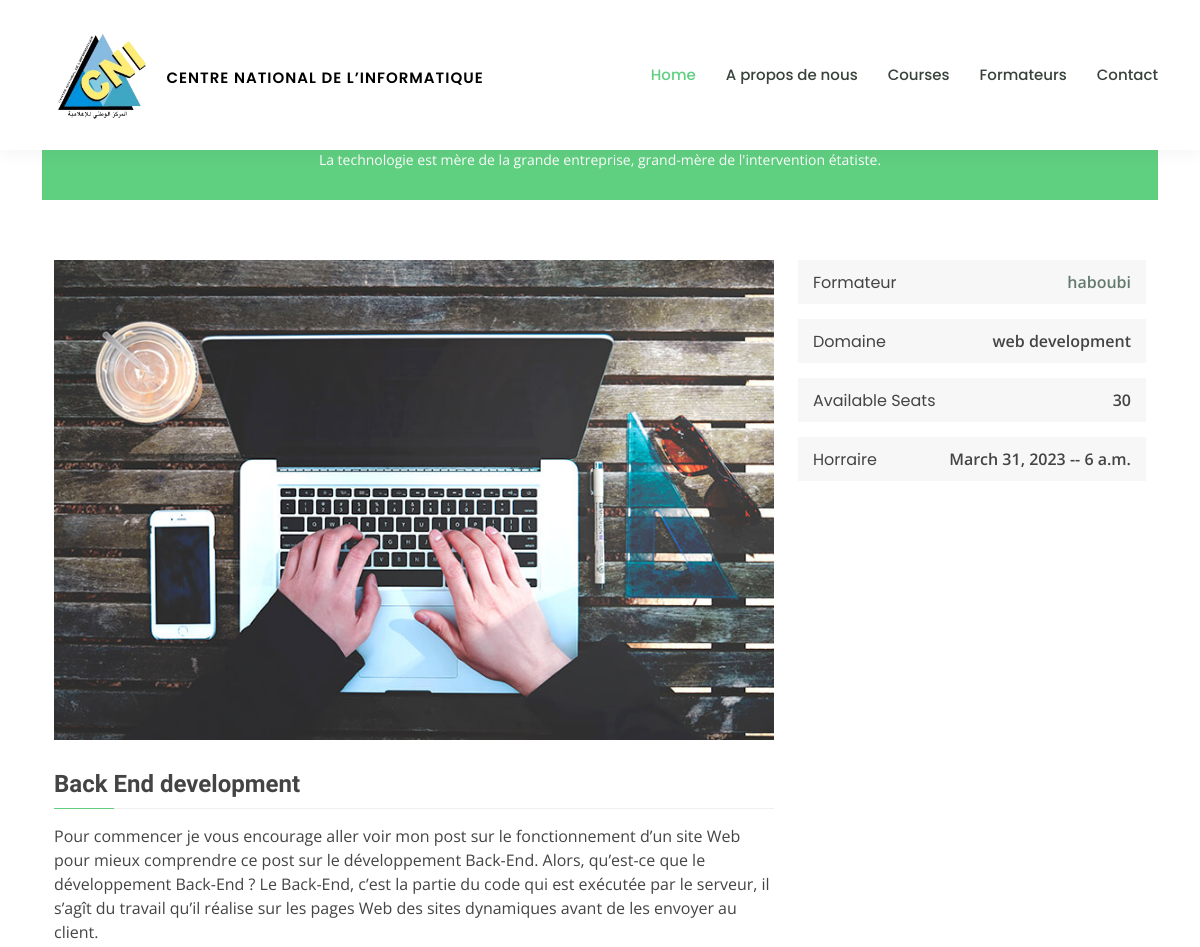
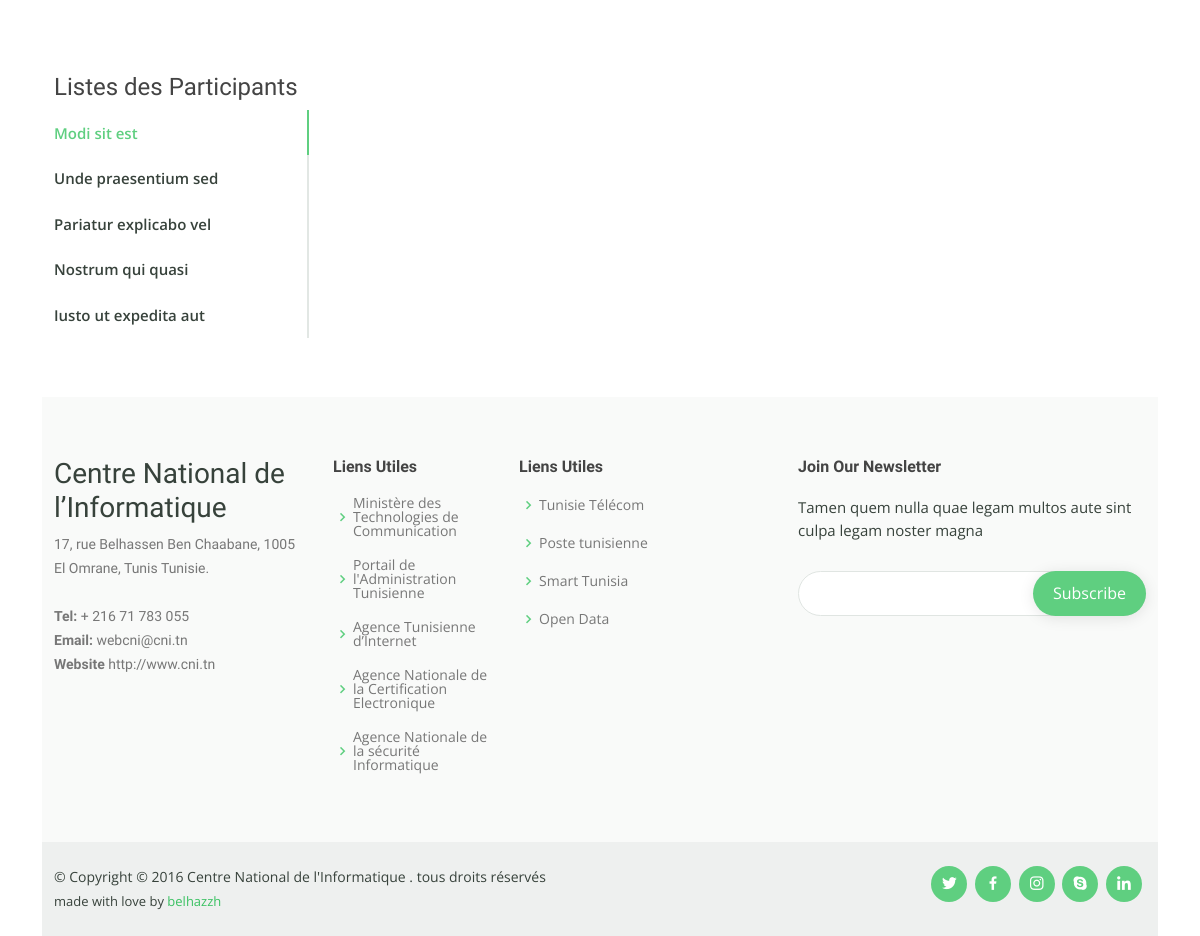
The page /web-design/ on the database its author committed (2 pictures, top to bottom).
### base/models.py (models this page shows, shortened)
class Formation(models.Model):
    name = models.CharField(max_length=50)
    num_salle = models.CharField(max_length=50)
    domaine = models.CharField(max_length=50,blank=True,null=True)
    description = models.TextField(blank=True, null=True)
    date_debut = models.DateField(blank=True, null=True)
    horraire_debut = models.TimeField(blank=True, null=True)
    date_fin = models.DateField(blank=True, null=True)
    formateur = models.ForeignKey(Formateur, on_delete=models.CASCADE)
    max_places = models.IntegerField(blank=True, null=True,default=20)
    image = models.ImageField(upload_to="images-formation",blank=True, null=True)
    participant = models.ManyToManyField(Participant,blank=True)
    slug = models.SlugField(null=True,blank=True)

class Formateur (models.Model):
    name = models.CharField(max_length=50)
    prenom = models.CharField(max_length=50)
    image = models.ImageField(upload_to="images-formation",blank=True, null=True)
    def __str__(self):
        return self.name

### base/views.py (the view)
# urls.py: path("<slug:slug>/",FormationDetailView.as_view(),name="formation"),
class FormationDetailView(DetailView):
    model = Formation
    template_name = "base/course-details.html"
    context_object_name = "formation"

### templates/base/course-details.html (shortened to what this page needs)
{% extends "base.html" %}
{% load static %}
{% block content %}
  <header id="header" class="fixed-top">
    <div class="container d-flex align-items-center">
      <a href="{% url 'home' %}" class="logo me-auto"><img src="{% static 'img/favicon.png' %}" alt="logo"  class="img-fluid"><span class="logotxt"> Centre National de l’Informatique </span></a>
      <nav id="navbar" class="navbar order-last order-lg-0">
        <ul>
          <li><a class="active" href="index.html">Home</a></li>
          <li><a href="#">A propos de nous</a></li>
          <li><a href="#">Courses</a></li>
          <li><a href="#">Formateurs</a></li>
          <li><a href="#">Contact</a></li>
        </ul>
      </nav>
    </div>
  </header>
  <main id="main">
    <div class="breadcrumbs" data-aos="fade-in">
      <div class="container">
        <h2>Course Details</h2>
        <p>La technologie est mère de la grande entreprise, grand-mère de l'intervention étatiste. </p>
      </div>
    </div>
    <section id="course-details" class="course-details">
      <div class="container" data-aos="fade-up">
        <div class="row">
          <div class="col-lg-8">
            <img src="{{formation.image.url}}" class="img-fluid" alt="">
            <h3>{{formation.name}}</h3>
            <p>
              {{formation.description}}
            </p>
          </div>
          <div class="col-lg-4">
            <div class="course-info d-flex justify-content-between align-items-center">
              <h5>Formateur</h5>
              <p><a href="#">{{formation.formateur}}</a></p>
            </div>
            <div class="course-info d-flex justify-content-between align-items-center">
              <h5>Domaine</h5>
              <p>{{formation.domaine}}</p>
            </div>
            <div class="course-info d-flex justify-content-between align-items-center">
              <h5>Available Seats</h5>
              <p>{{formation.max_places}}</p>
            </div>
            <div class="course-info d-flex justify-content-between align-items-center">
              <h5>Horraire</h5>
              <p>{{formation.date_debut}} -- {{formation.horraire_debut}}</p>
            </div>
          </div>
        </div>
      </div>
    </section>
    <section id="cource-details-tabs" class="cource-details-tabs">
      <div class="container" data-aos="fade-up">
        <div class="row">
          <div class="col-lg-3">
            <h4>Listes des Participants</h4>
            <ul class="nav nav-tabs flex-column">
              <li class="nav-item">
                <a class="nav-link active show" data-bs-toggle="tab" href="#tab-1">Modi sit est</a>
              </li>
              <li class="nav-item">
                <a class="nav-link" data-bs-toggle="tab" href="#tab-2">Unde praesentium sed</a>
              </li>
              <li class="nav-item">
                <a class="nav-link" data-bs-toggle="tab" href="#tab-3">Pariatur explicabo vel</a>
              </li>
              <li class="nav-item">
                <a class="nav-link" data-bs-toggle="tab" href="#tab-4">Nostrum qui quasi</a>
              </li>
              <li class="nav-item">
                <a class="nav-link" data-bs-toggle="tab" href="#tab-5">Iusto ut expedita aut</a>
              </li>
            </ul>
          </div>
        </div>
      </div>
    </section>
  </main>
  <footer id="footer">
    <div class="footer-top">
      <div class="container">
        <div class="row">
          <div class="col-lg-3 col-md-6 footer-contact">
            <h3> Centre National de l’Informatique</h3>
            <p>
              17, rue Belhassen Ben Chaabane, 1005 El Omrane, Tunis Tunisie. <br><br>
              <strong>Tel:</strong>  + 216 71 783 055<br>
              <strong>Email:</strong> webcni@cni.tn<br>
              <strong>Website</strong> http://www.cni.tn <br>
            </p>
          </div>
          <div class="col-lg-2 col-md-6 footer-links">
            <h4> Liens Utiles</h4>
            <ul>
              <li><i class="bx bx-chevron-right"></i> <a href="#">Ministère des Technologies de Communication</a></li>
              <li><i class="bx bx-chevron-right"></i> <a href="#">Portail de l'Administration Tunisienne</a></li>
              <li><i class="bx bx-chevron-right"></i> <a href="#">Agence Tunisienne d’Internet</a></li>
              <li><i class="bx bx-chevron-right"></i> <a href="#">Agence Nationale de la Certification Electronique</a></li>
              <li><i class="bx bx-chevron-right"></i> <a href="#">Agence Nationale de la sécurité Informatique</a></li>
            </ul>
          </div>
          <div class="col-lg-3 col-md-6 footer-links">
            <h4> Liens Utiles</h4>
            <ul>
              <li><i class="bx bx-chevron-right"></i> <a href="#">Tunisie Télécom</a></li>
              <li><i class="bx bx-chevron-right"></i> <a href="#">Poste tunisienne</a></li>
              <li><i class="bx bx-chevron-right"></i> <a href="#">Smart Tunisia</a></li>
              <li><i class="bx bx-chevron-right"></i> <a href="#">Open Data</a></li>
            </ul>
          </div>
          <div class="col-lg-4 col-md-6 footer-newsletter">
            <h4>Join Our Newsletter</h4>
            <p>Tamen quem nulla quae legam multos aute sint culpa legam noster magna</p>
            <form action="" method="post">
              <input type="email" name="email"><input type="submit" value="Subscribe">
            </form>
          </div>
        </div>
      </div>
    </div>
    <div class="container d-md-flex py-4">
      <div class="me-md-auto text-center text-md-start">
        <div class="copyright">
          &copy; Copyright © 2016 Centre National de l'Informatique  <strong></strong>. tous droits réservés
        </div>
        <div class="credits">
          made with love by <a href="#">belhazzh</a>
        </div>
      </div>
      <div class="social-links text-center text-md-right pt-3 pt-md-0">
        <a href="#" class="twitter"><i class="bx bxl-twitter"></i></a>
        <a href="#" class="facebook"><i class="bx bxl-facebook"></i></a>
        <a href="#" class="instagram"><i class="bx bxl-instagram"></i></a>
        <a href="#" class="google-plus"><i class="bx bxl-skype"></i></a>
        <a href="#" class="linkedin"><i class="bx bxl-linkedin"></i></a>
      </div>
    </div>
  </footer>
 {% endblock content %}

### rows shown on the page
Formation: image (picture), name "Back End development", description "Pour commencer je vous encourage aller voir mon post sur le fonctionnement d’un site Web pour mieux comprendre ce post sur le développement Back-End. Alors, qu’est-ce que le développement Back-End ? Le Back-End, c’est la partie du code qui est exécutée par le serveur, il s’agît du travail qu’il réalise sur les pages Web des sites dynamiques avant de les envoyer au client.", formateur "haboubi", domaine "web development", max_places "30", date_debut "March 31, 2023", horraire_debut "6 a.m."
